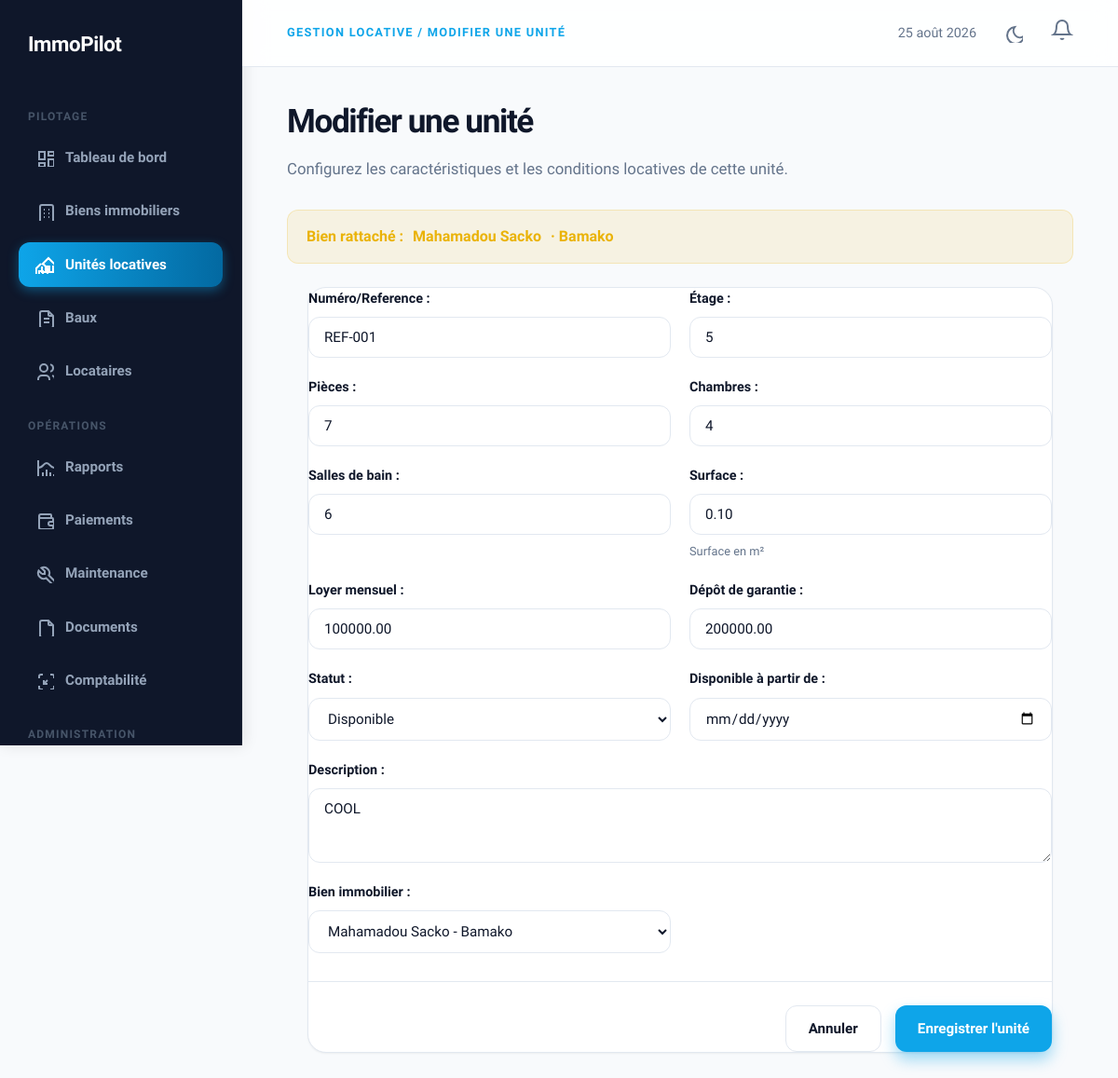
The page /biens/unites/1/modifier/ (signed in) on the database its author committed.
### Comptes/models.py (models this page shows, shortened)
class SiteSettings(models.Model):
    app_name = models.CharField(max_length=100, default='ImmoPilot', verbose_name='Nom de l\'application')
    logo = models.ImageField(upload_to='settings/', null=True, blank=True, verbose_name='Logo de l\'application')
    primary_color = models.CharField(max_length=20, default='#0ea5e9', verbose_name='Couleur principale')
    class Meta:
        verbose_name = 'Paramètre du site'
        verbose_name_plural = 'Paramètres du site'
    @classmethod
    def load(cls):
        obj, created = cls.objects.get_or_create(pk=1)
        return obj

### Proprietes/models.py (models this page shows, shortened)
class Property(models.Model):
    PROPERTY_TYPE_CHOICES = [
        ('apartment', 'Appartement'),
        ('house', 'Maison'),
        ('commercial', 'Commercial'),
        ('parking', 'Parking'),
        ('land', 'Terrain'),
    ]
    owner = models.ForeignKey(
        settings.AUTH_USER_MODEL,
        on_delete=models.CASCADE,
        related_name='properties'
    )
    name = models.CharField(max_length=200, verbose_name="Nom du bien")
    address = models.CharField(max_length=255, verbose_name="Adresse")
    city = models.CharField(max_length=100, verbose_name="Ville")
    postal_code = models.CharField(max_length=20, verbose_name="Code postal")
    country = models.CharField(max_length=100, default='France', verbose_name="Pays")
    property_type = models.CharField(max_length=20, choices=PROPERTY_TYPE_CHOICES, verbose_name="Type de bien")
    total_area = models.DecimalField(max_digits=8, decimal_places=2, help_text="Surface totale en m²", verbose_name="Surface totale")
    year_built = models.IntegerField(null=True, blank=True, verbose_name="Année de construction")
    description = models.TextField(blank=True, verbose_name="Description")
    is_active = models.BooleanField(default=True, verbose_name="Actif")
    created_at = models.DateTimeField(auto_now_add=True, verbose_name="Créé le")
    updated_at = models.DateTimeField(auto_now=True, verbose_name="Mis à jour le")
    class Meta:
        db_table = 'properties_property'
        ordering = ['-created_at']
        indexes = [
            models.Index(fields=['city', 'postal_code']),
            models.Index(fields=['owner', 'is_active']),
        ]
    def __str__(self):
        return f"{self.name} - {self.city}"

class Unit(models.Model):
    STATUS_CHOICES = [
        ('available', 'Disponible'),
        ('occupied', 'Occupé'),
        ('maintenance', 'En maintenance'),
        ('reserved', 'Réservé'),
    ]
    property = models.ForeignKey(
        Property,
        on_delete=models.CASCADE,
        related_name='units'
    )
    unit_number = models.CharField(max_length=20, verbose_name="Numéro/Reference")
    floor = models.IntegerField(null=True, blank=True, verbose_name="Étage")
    rooms = models.IntegerField(default=0, verbose_name="Pièces")
    bedrooms = models.IntegerField(default=0, verbose_name="Chambres")
    bathrooms = models.IntegerField(default=0, verbose_name="Salles de bain")
    area = models.DecimalField(max_digits=6, decimal_places=2, help_text="Surface en m²", verbose_name="Surface")
    rent_amount = models.DecimalField(max_digits=10, decimal_places=2, verbose_name="Loyer mensuel")
    deposit_amount = models.DecimalField(max_digits=10, decimal_places=2, verbose_name="Dépôt de garantie")
    status = models.CharField(max_length=20, choices=STATUS_CHOICES, default='available', verbose_name="Statut")
    available_from = models.DateField(null=True, blank=True, verbose_name="Disponible à partir de")
    description = models.TextField(blank=True, verbose_name="Description")
    created_at = models.DateTimeField(auto_now_add=True, verbose_name="Créé le")
    updated_at = models.DateTimeField(auto_now=True, verbose_name="Mis à jour le")
    class Meta:
        db_table = 'properties_unit'
        unique_together = [['property', 'unit_number']]
        indexes = [
            models.Index(fields=['property', 'status']),
            models.Index(fields=['status', 'available_from']),
        ]

### Proprietes/views.py (the view)
# urls.py: path('unites/<int:pk>/modifier/', views.unit_update, name='unit_update'),
@login_required
def unit_update(request, pk):
	unit = get_object_or_404(Unit, pk=pk, property__owner=request.user)
	form = UnitForm(request.POST or None, instance=unit, owner=request.user)
	if request.method == 'POST' and form.is_valid():
		unit = form.save(commit=False)
		unit.property = form.cleaned_data['property']
		unit.save()
		messages.success(request, 'L’unité locative a été mise à jour.')
		return redirect('unit_list')
	return render(request, 'properties/unit_form.html', {'form': form, 'property': unit.property, 'page_title': 'Modifier une unité', 'unit': unit})

### Proprietes/forms.py
class UnitForm(forms.ModelForm):
    property = forms.ModelChoiceField(queryset=Property.objects.none(), label='Bien immobilier')
    class Meta:
        model = Unit
        exclude = ('property',)
        widgets = {
            'available_from': forms.DateInput(attrs={'type': 'date'}),
            'description': forms.Textarea(attrs={'rows': 3}),
        }
    def __init__(self, *args, owner=None, **kwargs):
        super().__init__(*args, **kwargs)
        if owner is not None:
            self.fields['property'].queryset = Property.objects.filter(owner=owner)
        if self.instance and self.instance.pk:
            self.fields['property'].initial = self.instance.property_id
        for field in self.fields.values():
            field.widget.attrs.setdefault('class', 'field-input')
        self.fields['description'].widget.attrs['class'] = 'field-input field-textarea'

### Comptes/context_processors.py (called while the page is built)
def notifications(request):
    if request.user.is_authenticated:
        unread_notifications = Notification.objects.filter(user=request.user, is_read=False)
        return {'unread_notifications': unread_notifications, 'unread_notifications_count': unread_notifications.count()}
    return {'unread_notifications': [], 'unread_notifications_count': 0}

def site_settings_processor(request):
    return {
        'site_settings': SiteSettings.load()
    }

### templates/properties/unit_form.html (shortened to what this page needs)
{% extends "base.html" %}
{% block eyebrow %}Gestion locative / {{ page_title }}{% endblock %}
{% block content %}
<h1>{{ page_title }}</h1>
<p class="intro">Configurez les caractéristiques et les conditions locatives de cette unité.</p>
{% if property %}<div class="notice">Bien rattaché : <strong>{{ property.name }}</strong> · {{ property.city }}</div>{% endif %}
<form class="form-panel" method="post">{% csrf_token %}
<div class="form-grid">
{% for field in form %}<div class="field{% if field.name == 'description' %} full{% endif %}">{{ field.label_tag }}{{ field }}{% if field.help_text %}<span class="help">{{ field.help_text }}</span>{% endif %}{{ field.errors }}</div>{% endfor %}
</div>
<div class="form-actions"><a class="button" href="{% url 'unit_list' %}">Annuler</a><button class="button primary" type="submit">Enregistrer l'unité</button></div>
</form>
{% endblock %}

### templates/base.html (shortened to what this page needs)
<!doctype html>
<html lang="fr">
<head>
{% load static %}
<link rel="stylesheet" href="{% static 'css/design_system.css' %}">
</head>
<body>
<div class="shell">
{% include "includes/sidebar.html" %}
<main>
<header class="top-header"><span class="eyebrow">{% block eyebrow %}Espace propriétaire{% endblock %}</span>      <div class="header-meta">
        {% block header_meta %}{% now "j F Y" %}{% endblock %}
        <button id="theme-toggle" class="theme-toggle" style="background:none; border:none; cursor:pointer; color:var(--text-muted); margin-left:15px; display:flex; align-items:center;">
          <svg id="theme-icon" width="20" height="20" fill="none" stroke="currentColor" stroke-width="2"><path d="M21 12.79A9 9 0 1 1 11.21 3 7 7 0 0 0 21 12.79z"></path></svg>
        </button>
        <div class="notifications-dropdown" style="position:relative; margin-left:15px; cursor:pointer;">
          <svg width="24" height="24" fill="none" stroke="currentColor" stroke-width="2"><path d="M18 8A6 6 0 0 0 6 8c0 7-3 9-3 9h18s-3-2-3-9"></path><path d="M13.73 21a2 2 0 0 1-3.46 0"></path></svg>
        </div>
      </div></header>
<div class="content">
{% block content %}{% endblock %}
</div>
</main>
</div>
</body>
</html>

### templates/includes/sidebar.html (shortened to what this page needs)
<aside class="app-sidebar">
<a class="side-brand" href="{% url 'dashboard' %}">
  {{ site_settings.app_name }}
</a>
<div class="side-label">Pilotage</div>
<nav>
<a class="{% if request.resolver_match.url_name == 'dashboard' %}active{% endif %}" href="{% url 'dashboard' %}">
  <svg width="20" height="20" fill="none" stroke="currentColor" stroke-width="2"><path d="M4 4h6v8H4z"></path><path d="M4 16h6v4H4z"></path><path d="M14 12h6v8h-6z"></path><path d="M14 4h6v4h-6z"></path></svg>
  Tableau de bord
</a>
<a class="{% if '/biens/unites' not in request.path and '/biens/' in request.path %}active{% endif %}" href="{% url 'property_list' %}">
  Biens immobiliers
</a>
<a class="{% if '/biens/unites' in request.path %}active{% endif %}" href="{% url 'unit_list' %}">
  <svg width="20" height="20" fill="none" stroke="currentColor" stroke-width="2"><path d="M8 9l5 5v7h-5v-4H4v4H1v-7l5 -5m1 1l7 -7l9 9h-4v6h-4v-6h-4v6h-4v-6"></path></svg>
  Unités locatives
</a>
<a class="{% if '/baux/' in request.path %}active{% endif %}" href="{% url 'lease_list' %}">
  <svg width="20" height="20" fill="none" stroke="currentColor" stroke-width="2"><path d="M14 3v4a1 1 0 0 0 1 1h4"></path><path d="M17 21h-10a2 2 0 0 1 -2 -2v-14a2 2 0 0 1 2 -2h7l5 5v11a2 2 0 0 1 -2 2z"></path><path d="M9 15h6"></path><path d="M9 11h6"></path></svg>
  Baux
</a>
<a class="{% if '/baux/crm/' in request.path %}active{% endif %}" href="{% url 'tenant_crm' %}">
  <svg width="20" height="20" fill="none" stroke="currentColor" stroke-width="2"><path d="M9 7m-4 0a4 4 0 1 0 8 0a4 4 0 1 0 -8 0"></path><path d="M3 21v-2a4 4 0 0 1 4 -4h4a4 4 0 0 1 4 4v2"></path><path d="M16 3.13a4 4 0 0 1 0 7.75"></path><path d="M21 21v-2a4 4 0 0 0 -3 -3.85"></path></svg>
  Locataires
</a>
</nav>
<div class="side-label">Opérations</div>
<nav>
<a class="{% if '/rapports/' in request.path %}active{% endif %}" href="{% url 'business_report' %}">
  <svg width="20" height="20" fill="none" stroke="currentColor" stroke-width="2"><path d="M3 3v18h18"></path><path d="M20 18v3"></path><path d="M16 16v5"></path><path d="M12 13v8"></path><path d="M8 16v5"></path><path d="M3 11c6 0 5 -5 9 -5s3 5 9 5"></path></svg>
  Rapports
</a>
<a class="{% if '/paiements/' in request.path %}active{% endif %}" href="{% url 'payment_list' %}">
  <svg width="20" height="20" fill="none" stroke="currentColor" stroke-width="2"><path d="M17 8v-3a1 1 0 0 0 -1 -1h-10a2 2 0 0 0 0 4h12a1 1 0 0 1 1 1v3m0 4v3a1 1 0 0 1 -1 1h-12a2 2 0 0 1 -2 -2v-12"></path><path d="M20 12v4h-4a2 2 0 0 1 0 -4h4"></path></svg>
  Paiements
</a>
<a class="{% if '/maintenance/' in request.path %}active{% endif %}" href="{% url 'maintenance_list' %}">
  <svg width="20" height="20" fill="none" stroke="currentColor" stroke-width="2"><path d="M7 10h3v-3l-3.5 -3.5a6 6 0 0 1 8 8l6 6a2 2 0 0 1 -3 3l-6 -6a6 6 0 0 1 -8 -8l3.5 3.5"></path></svg>
  Maintenance
</a>
<a class="{% if '/documents/' in request.path %}active{% endif %}" href="{% url 'document_list' %}">
  <svg width="20" height="20" fill="none" stroke="currentColor" stroke-width="2"><path d="M14 3v4a1 1 0 0 0 1 1h4"></path><path d="M17 21h-10a2 2 0 0 1 -2 -2v-14a2 2 0 0 1 2 -2h7l5 5v11a2 2 0 0 1 -2 2z"></path></svg>
  Documents
</a>
<a class="{% if '/comptabilite/' in request.path %}active{% endif %}" href="{% url 'transaction_list' %}">
  <svg width="20" height="20" fill="none" stroke="currentColor" stroke-width="2"><path d="M4 8v-2a2 2 0 0 1 2 -2h2"></path><path d="M4 16v2a2 2 0 0 0 2 2h2"></path><path d="M16 4h2a2 2 0 0 1 2 2v2"></path><path d="M16 20h2a2 2 0 0 0 2 -2v-2"></path><path d="M9 10v4h4"></path><path d="M13 10l-4 4"></path></svg>
  Comptabilité
</a>
</nav>
{% if request.user.is_authenticated %}
  {% if request.user.role == 'admin' or request.user.role == 'owner' %}
  <div class="side-label">Administration</div>
  {% endif %}
{% endif %}
</aside>

### rows shown on the page
SiteSettings: app_name "ImmoPilot"
Property: name "Mahamadou Sacko", city "Bamako"
Unit: form "REF-001" "5" "7" "4" "6" "0.10" "100000.00" "200000.00" "Disponible" "COOL" "Mahamadou Sacko - Bamako"

### other values the page prints
{{ page_title }} "MODIFIER UNE UNITÉ"
{{ page_title }} "Modifier une unité"
{{ field.label_tag }} "Numéro/Reference :" "Étage :" "Pièces :" "Chambres :" "Salles de bain :" "Surface :" "Loyer mensuel :" "Dépôt de garantie :" "Statut :" "Disponible à partir de :" "Description :" "Bien immobilier :"
{{ field.help_text }} "Surface en m²"
